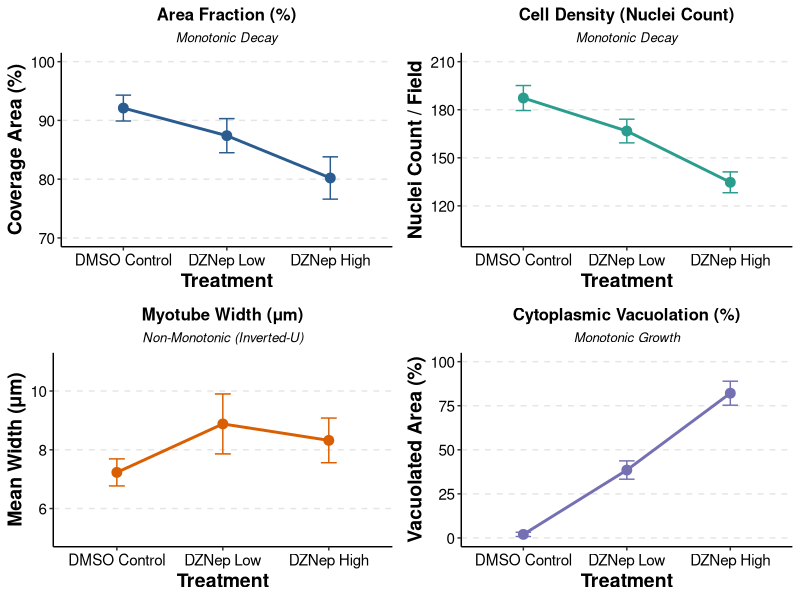

Generate this figure with R:
library(dplyr)
library(ggplot2)
library(gridExtra)

# 1. Dataset with all 4 parameters
df <- data.frame(
  Condition = factor(c("DMSO Control", "DZNep Low", "DZNep High"), 
                     levels = c("DMSO Control", "DZNep Low", "DZNep High")),
  
  # Area Fraction (%)
  Area_Mean  = c(92.1, 87.4, 80.2),
  Area_SD    = c(2.2, 2.9, 3.6),
  
  # Cell Density (Nuclei Count per field)
  Nuclei_Mean = c(187.3, 166.7, 134.7),
  Nuclei_SD   = c(7.8, 7.4, 6.5),
  
  # Myotube Width (um)
  Width_Mean = c(7.23, 8.88, 8.32),
  Width_SD   = c(0.46, 1.02, 0.76),
  
  # Vacuolation (%)
  Vac_Mean   = c(2.0, 38.5, 82.1),
  Vac_SD     = c(1.2, 5.2, 6.8)
)

# 2. Shared Aesthetic Theme & Palette Colors
custom_theme <- theme_classic(base_size = 11) +
  theme(
    plot.title = element_text(face = "bold", size = 12, hjust = 0.5),
    plot.subtitle = element_text(size = 9.5, hjust = 0.5, face = "italic"),
    axis.title = element_text(face = "bold", size = 14),
    axis.text = element_text(color = "black", size = 11),
    panel.grid.major.y = element_line(color = "gray90", linetype = "dashed"),
    legend.position = "none"
  )

col_area   <- "#2B5C8F" # Deep Blue
col_nuclei <- "#2A9D8F" # Teal
col_width  <- "#D95F02" # Coral Orange
col_vac    <- "#7570B3" # Purple

# 3. Build Individual Panel Plots

# Plot A: Area Fraction
p1 <- ggplot(df, aes(x = Condition, y = Area_Mean, group = 1)) +
  geom_line(color = col_area, linewidth = 1) +
  geom_errorbar(aes(ymin = Area_Mean - Area_SD, ymax = Area_Mean + Area_SD), 
                width = 0.15, color = col_area) +
  geom_point(size = 3, color = col_area) +
  labs(title = "Area Fraction (%)", subtitle = "Monotonic Decay",
       x = "Treatment", y = "Coverage Area (%)") +
  scale_y_continuous(limits = c(70, 100)) +
  custom_theme

# Plot B: Cell Density (Nuclei Count)
p2 <- ggplot(df, aes(x = Condition, y = Nuclei_Mean, group = 1)) +
  geom_line(color = col_nuclei, linewidth = 1) +
  geom_errorbar(aes(ymin = Nuclei_Mean - Nuclei_SD, ymax = Nuclei_Mean + Nuclei_SD), 
                width = 0.15, color = col_nuclei) +
  geom_point(size = 3, color = col_nuclei) +
  labs(title = "Cell Density (Nuclei Count)", subtitle = "Monotonic Decay",
       x = "Treatment", y = "Nuclei Count / Field") +
  scale_y_continuous(limits = c(100, 210)) +
  custom_theme

# Plot C: Myotube Width
p3 <- ggplot(df, aes(x = Condition, y = Width_Mean, group = 1)) +
  geom_line(color = col_width, linewidth = 1) +
  geom_errorbar(aes(ymin = Width_Mean - Width_SD, ymax = Width_Mean + Width_SD), 
                width = 0.15, color = col_width) +
  geom_point(size = 3, color = col_width) +
  labs(title = "Myotube Width (\u03BCm)", subtitle = "Non-Monotonic (Inverted-U)",
       x = "Treatment", y = "Mean Width (\u03BCm)") +
  scale_y_continuous(limits = c(5, 11)) +
  custom_theme

# Plot D: Vacuolation
p4 <- ggplot(df, aes(x = Condition, y = Vac_Mean, group = 1)) +
  geom_line(color = col_vac, linewidth = 1) +
  geom_errorbar(aes(ymin = Vac_Mean - Vac_SD, ymax = Vac_Mean + Vac_SD), 
                width = 0.15, color = col_vac) +
  geom_point(size = 3, color = col_vac) +
  labs(title = "Cytoplasmic Vacuolation (%)", subtitle = "Monotonic Growth",
       x = "Treatment", y = "Vacuolated Area (%)") +
  scale_y_continuous(limits = c(0, 100)) +
  custom_theme

# 4. Combine in a 2x2 Grid Layout
combined_plot <- grid.arrange(p1, p2, p3, p4, nrow = 2, ncol = 2)

# Save high-resolution output
ggsave("DZNep_Complete_Dose_Response_2x2.svg", combined_plot, width = 8.5, height = 7, dpi = 300)
